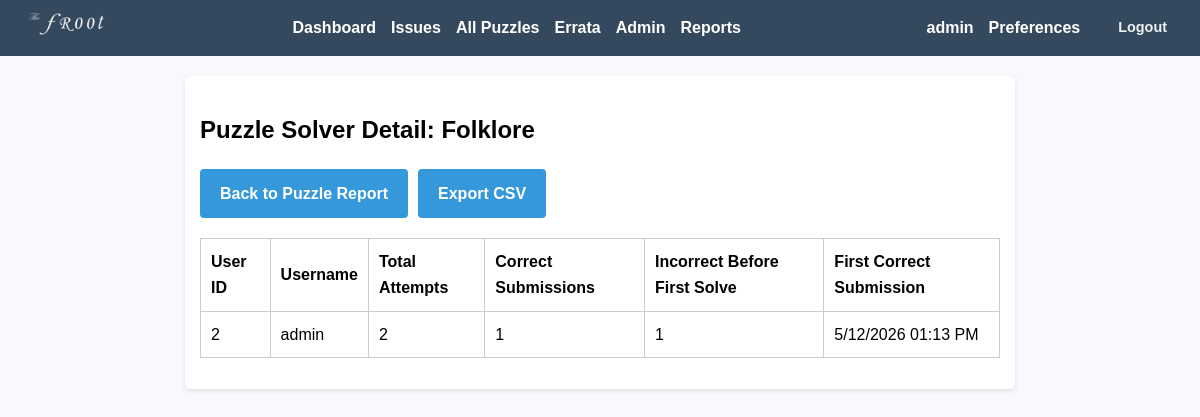
Page /admin/reports/puzzles/4 (signed in) on the committed database.
### app/models.py (models this page shows, shortened)
class User(UserMixin, db.Model):
    id = db.Column(db.Integer, primary_key=True)
    username = db.Column(db.String(150), unique=True, nullable=False)
    email = db.Column(db.String(150), unique=True, nullable=False)
    display_name = db.Column(db.String(150), nullable=True)
    password_hash = db.Column(db.String(200), nullable=False)
    is_admin = db.Column(db.Boolean, default=False)
    email_notifications = db.Column(db.Boolean, default=True)
    notify_new_issues = db.Column(db.Boolean, default=True)
    notify_new_hints = db.Column(db.Boolean, default=True)
    submissions = db.relationship('Submission', backref='user', lazy=True)

class Puzzle(db.Model):
    id = db.Column(db.Integer, primary_key=True)
    title = db.Column(db.String(200), nullable=False)
    description = db.Column(db.Text, nullable=False)
    answer_hash = db.Column(db.String(200), nullable=False)
    correct_response = db.Column(db.Text, nullable=True)
    incorrect_response = db.Column(db.Text, nullable=True)
    created_at = db.Column(db.DateTime, default=lambda: datetime.now(timezone.utc))
    issue_id = db.Column(db.Integer, db.ForeignKey('issue.id'), nullable=True)
    hints = db.relationship('Hint', backref='puzzle', lazy=True)
    submissions = db.relationship('Submission', backref='puzzle', lazy=True)
    response_rules = db.relationship('PuzzleAnswerRule', backref='puzzle', lazy=True, cascade='all, delete-orphan')

### app/routes.py (the view)
@admin_bp.route('/reports/puzzles/<int:puzzle_id>')
@login_required
@admin_required
def report_puzzle_detail(puzzle_id):
    puzzle, solver_rows = get_puzzle_solver_rows(puzzle_id)
    return render_template(
        'admin_report_puzzle_detail.html',
        puzzle=puzzle,
        solver_rows=solver_rows,
    )

### app/admin_utils.py (called while the page is built)
def admin_required(f):
    @wraps(f)
    def decorated_function(*args, **kwargs):
        if not current_user.is_authenticated or not current_user.is_admin:
            abort(403)
        return f(*args, **kwargs)
    return decorated_function

### app/templates/admin_report_puzzle_detail.html (shortened to what this page needs)
{% extends "base.html" %}
{% block content %}
<h2>Puzzle Solver Detail: {{ puzzle.title }}</h2>
<div class="admin-header">
    <a href="{{ url_for('admin.report_puzzles') }}" class="action-btn">Back to Puzzle Report</a>
    <a href="{{ url_for('admin.report_puzzle_detail_export', puzzle_id=puzzle.id) }}" class="action-btn">Export CSV</a>
</div>
<table>
    <tr>
        <th>User ID</th>
        <th>Username</th>
        <th>Total Attempts</th>
        <th>Correct Submissions</th>
        <th>Incorrect Before First Solve</th>
        <th>First Correct Submission</th>
    </tr>
    {% for row in solver_rows %}
    <tr>
        <td>{{ row.user_id }}</td>
        <td>{{ row.username }}</td>
        <td>{{ row.attempt_count }}</td>
        <td>{{ row.correct_submission_count }}</td>
        <td>{{ row.incorrect_before_solve }}</td>
        <td>
            {% if row.first_correct_at %}
            <span data-utc-datetime="{{ row.first_correct_at.strftime('%Y-%m-%d %H:%M:%S') }}" data-format="short">
            </span>
            {% else %}
                -
            {% endif %}
        </td>
    </tr>
    {% endfor %}
</table>
{% endblock %}

### app/templates/base.html (shortened to what this page needs)
<!DOCTYPE html>
<html>
<head>
    <link rel="stylesheet" href="{{ url_for('static', filename='style.css') }}">
</head>
<body>
  <nav>
    <div class="nav-content">
      <div class="nav-logo">
        <img src="{{ url_for('static', filename='img/logo.png') }}" alt="Logo">
      </div>
      <div class="nav-links">
        {% if current_user.is_authenticated %}
            <a href="{{ url_for('puzzle.user_dashboard') }}">Dashboard</a>
            <a href="{{ url_for('puzzle.list_issues') }}">Issues</a>
            <a href="{{ url_for('puzzle.list_puzzles') }}">All Puzzles</a>
            <a href="{{ url_for('puzzle.errata_list') }}">Errata</a>
            {% if current_user.is_admin %}
                <a href="{{ url_for('admin.dashboard') }}">Admin</a>
                <a href="{{ url_for('admin.reports_index') }}">Reports</a>
            {% endif %}
        {% else %}
            <a href="{{ url_for('main.index') }}">Home</a>
            <a href="{{ url_for('puzzle.errata_list') }}">Errata</a>
            <a href="{{ url_for('auth.login') }}">Login</a>
            <a href="{{ url_for('auth.register') }}">Register</a>
        {% endif %}
      </div>
      {% if current_user.is_authenticated %}
        <div class="user-profile">
          <div class="user-info">
            <span class="user-name">{{ current_user.username }}</span>
            <a href="{{ url_for('auth.preferences') }}" class="preferences-link">Preferences</a>
            <a href="{{ url_for('auth.logout') }}" class="logout-link">Logout</a>
          </div>
        </div>
      {% endif %}
    </div>
</nav>
  <div class="container">
        {% block content %}{% endblock %}
    </div>
</body>
</html>

### app/static/style.css (style rules this page uses)
body { font-family: Arial, sans-serif; background-color: #f7f9fc; margin: 0; padding: 0; line-height: 1.6; }
nav { background-color: #34495e; padding: 10px; color: white; }
.nav-content { display: flex; justify-content: space-between; align-items: center; gap: 20px; }
.nav-links { display: flex; align-items: center; }
nav a { color: white; margin-right: 15px; text-decoration: none; font-weight: bold; }
.nav-logo img { height: 28px; width: auto; }
.user-profile { display: flex; align-items: center; }
.user-info { display: flex; align-items: center; gap: 15px; }
.user-name { color: white; font-weight: bold; }
.logout-link { color: #ecf0f1; text-decoration: none; font-size: 0.9em; padding: 4px 8px; border-radius: 4px; transition: background-color 0.3s ease; }
.container { max-width: 800px; margin: 20px auto; padding: 15px; background-color: white; border-radius: 6px; box-shadow: 0 2px 5px rgba(0, 0, 0, 0.1); }
table { width: 100%; border-collapse: collapse; margin: 1em 0; }
table, th, td { border: 1px solid #ccc; }
th, td { padding: 10px; text-align: left; }
.action-btn { display: inline-block; padding: 12px 20px; background-color: #3498db; color: white; text-decoration: none; border-radius: 4px; text-align: center; font-weight: bold; transition: background-color 0.3s; }
.admin-header { margin-bottom: 20px; display: flex; gap: 10px; align-items: center; }

### rows in the picture
User: username "admin", user_id "2", attempt_count "2", correct_submission_count "1", incorrect_before_solve "1"
Puzzle: title "Folklore"
